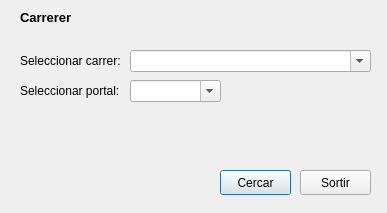
<?xml version="1.0" encoding="UTF-8"?>
<ui version="4.0">
 <class>Dialog</class>
 <widget class="QDialog" name="Dialog">
  <property name="geometry">
   <rect>
    <x>0</x>
    <y>0</y>
    <width>387</width>
    <height>213</height>
   </rect>
  </property>
  <property name="windowTitle">
   <string>Dialog</string>
  </property>
  <widget class="QLabel" name="lblTitle">
   <property name="geometry">
    <rect>
     <x>20</x>
     <y>10</y>
     <width>200</width>
     <height>21</height>
    </rect>
   </property>
   <property name="font">
    <font>
     <family>Segoe UI</family>
     <pointsize>10</pointsize>
     <weight>75</weight>
     <bold>true</bold>
     <kerning>true</kerning>
    </font>
   </property>
   <property name="text">
    <string>Carrerer</string>
   </property>
   <property name="alignment">
    <set>Qt::AlignLeading|Qt::AlignLeft|Qt::AlignTop</set>
   </property>
   <property name="wordWrap">
    <bool>true</bool>
   </property>
  </widget>
  <widget class="QLabel" name="label">
   <property name="geometry">
    <rect>
     <x>20</x>
     <y>50</y>
     <width>111</width>
     <height>21</height>
    </rect>
   </property>
   <property name="font">
    <font>
     <family>Segoe UI</family>
     <pointsize>9</pointsize>
    </font>
   </property>
   <property name="text">
    <string>Seleccionar carrer:</string>
   </property>
  </widget>
  <widget class="QLabel" name="label_3">
   <property name="geometry">
    <rect>
     <x>20</x>
     <y>80</y>
     <width>121</width>
     <height>21</height>
    </rect>
   </property>
   <property name="font">
    <font>
     <family>Segoe UI</family>
     <pointsize>9</pointsize>
    </font>
   </property>
   <property name="text">
    <string>Seleccionar portal:</string>
   </property>
  </widget>
  <widget class="QPushButton" name="btnSearch">
   <property name="geometry">
    <rect>
     <x>220</x>
     <y>170</y>
     <width>71</width>
     <height>25</height>
    </rect>
   </property>
   <property name="locale">
    <locale language="Catalan" country="Spain"/>
   </property>
   <property name="text">
    <string>Cercar</string>
   </property>
  </widget>
  <widget class="QPushButton" name="btnClose">
   <property name="geometry">
    <rect>
     <x>300</x>
     <y>170</y>
     <width>71</width>
     <height>25</height>
    </rect>
   </property>
   <property name="locale">
    <locale language="Catalan" country="Spain"/>
   </property>
   <property name="text">
    <string>Sortir</string>
   </property>
  </widget>
  <widget class="QComboBox" name="cboStreet">
   <property name="geometry">
    <rect>
     <x>130</x>
     <y>50</y>
     <width>241</width>
     <height>22</height>
    </rect>
   </property>
   <property name="editable">
    <bool>true</bool>
   </property>
   <property name="modelColumn">
    <number>0</number>
   </property>
  </widget>
  <widget class="QComboBox" name="cboPortal">
   <property name="geometry">
    <rect>
     <x>130</x>
     <y>80</y>
     <width>91</width>
     <height>22</height>
    </rect>
   </property>
   <property name="editable">
    <bool>true</bool>
   </property>
  </widget>
 </widget>
 <resources/>
 <connections/>
</ui>
